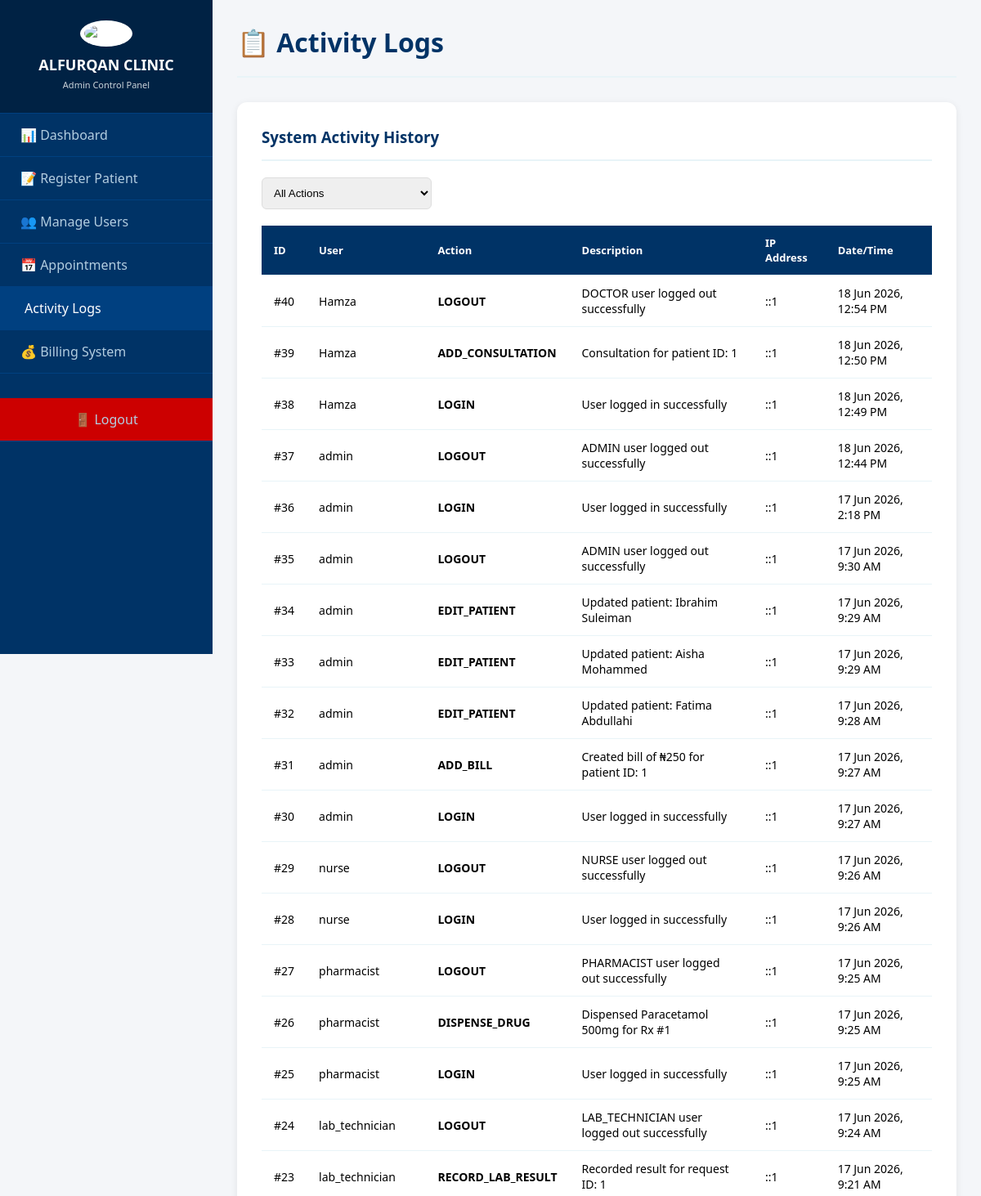
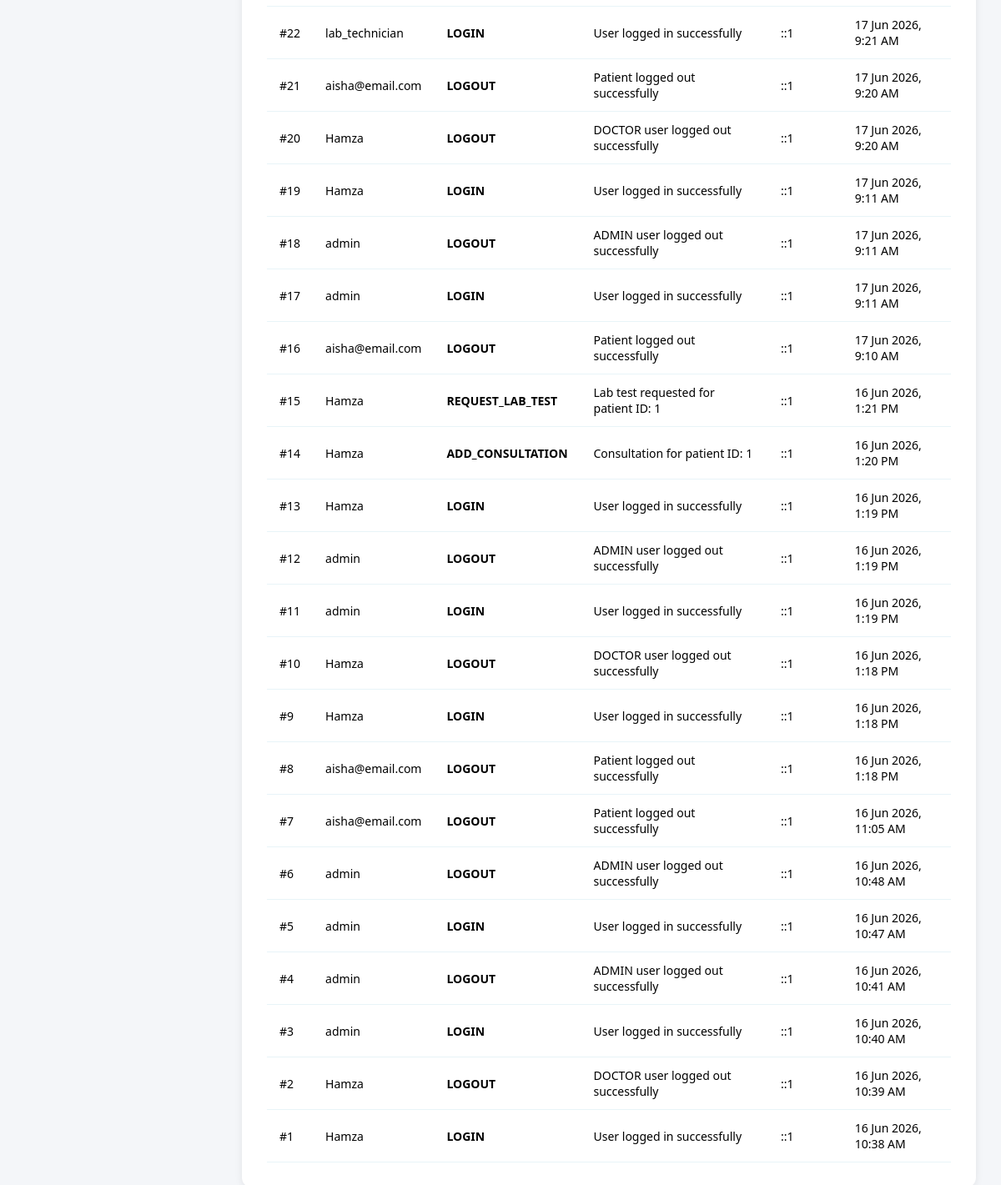
The page /admin/activity_logs.php (signed in) on the database its author committed (2 pictures, top to bottom).
### tables this page shows
CREATE TABLE `activity_logs` (
  `id` int(11) NOT NULL,
  `user_id` int(11) DEFAULT NULL,
  `username` varchar(50) DEFAULT NULL,
  `action` varchar(100) DEFAULT NULL,
  `description` text DEFAULT NULL,
  `ip_address` varchar(45) DEFAULT NULL,
  `created_at` timestamp NOT NULL DEFAULT current_timestamp()
);

### admin/activity_logs.php (the view, shortened to what this page needs)
<?php
include '../config/db.php';
$query = "SELECT * FROM activity_logs WHERE 1=1";
$query .= " ORDER BY created_at DESC LIMIT 100";
$logs = $conn->query($query);
?>
<!DOCTYPE html>
<html lang="en">
<head>
</head>
<body>
    <div class="sidebar">
        <div class="sidebar-header">
            <img src="../assets/logo.png" alt="Logo">
            <h2>ALFURQAN CLINIC</h2><small>Admin Control Panel</small>
        </div>
        <div class="sidebar-menu">
            <a href="dashboard.php">📊 Dashboard</a>
            <a href="register_patient.php">📝 Register Patient</a>
            <a href="manage_users.php">👥 Manage Users</a>
            <a href="appointments.php">📅 Appointments</a>
            <a href="activity_logs.php" class="active"> Activity Logs</a>
            <a href="billing.php">💰 Billing System</a>
            <a href="../logout.php" class="logout-btn">🚪 Logout</a>
        </div>
    </div>
    <div class="main-content">
        <div class="header"><h1>📋 Activity Logs</h1></div>
        <div class="card">
            <h3>System Activity History</h3>
            <div class="filter-bar">
                <form method="GET" style="display:flex; gap:10px;">
                    <select name="action" onchange="this.form.submit()">
                        <option value="">All Actions</option>
                    </select>
                </form>
            </div>
            <table>
                <thead><tr><th>ID</th><th>User</th><th>Action</th><th>Description</th><th>IP Address</th><th>Date/Time</th></tr></thead>
                <tbody>
                    <?php while($log = $logs->fetch_assoc()): ?>
                    <tr>
                        <td>#<?php echo $log['id']; ?></td>
                        <td><?php echo htmlspecialchars($log['username']); ?></td>
                        <td><strong><?php echo $log['action']; ?></strong></td>
                        <td><?php echo htmlspecialchars($log['description']); ?></td>
                        <td><?php echo $log['ip_address']; ?></td>
                        <td><?php echo date('d M Y, g:i A', strtotime($log['created_at'])); ?></td>
                    </tr>
                    <?php endwhile; ?>
                </tbody>
            </table>
        </div>
    </div>
</body>
</html>

### admin/activity_logs.php (style rules this page uses)
* { margin: 0; padding: 0; box-sizing: border-box; }
body { font-family: 'Segoe UI', sans-serif; background: #f4f6f9; display: flex; }
.sidebar { width: 260px; background: #003366; color: white; height: 100vh; position: fixed; }
.sidebar-header { text-align: center; padding: 25px 20px; border-bottom: 1px solid #004080; background: #002244; }
.sidebar-header img { width: 70px; height: 70px; margin-bottom: 10px; background: white; border-radius: 50%; padding: 5px; }
.sidebar-header h2 { font-size: 18px; }
.sidebar-header small { font-size: 11px; opacity: 0.8; }
.sidebar-menu a { display: flex; align-items: center; gap: 15px; padding: 15px 25px; color: #b3cde0; text-decoration: none; border-bottom: 1px solid #004080; transition: 0.3s; }
.sidebar-menu a:hover, .sidebar-menu a.active { background: #004080; color: white; padding-left: 30px; }
.logout-btn { background: #cc0000 !important; justify-content: center; margin-top: 30px; }
.main-content { margin-left: 260px; padding: 30px; width: calc(100% - 260px); }
.header { display: flex; justify-content: space-between; margin-bottom: 30px; padding-bottom: 20px; border-bottom: 2px solid #e8f4f8; }
.header h1 { color: #003366; }
.card { background: white; padding: 30px; border-radius: 12px; box-shadow: 0 2px 10px rgba(0,0,0,0.08); }
.card h3 { color: #003366; margin-bottom: 20px; border-bottom: 2px solid #e8f4f8; padding-bottom: 15px; }
.filter-bar { margin-bottom: 20px; }
.filter-bar select { padding: 10px; border: 1px solid #ddd; border-radius: 6px; }
table { width: 100%; border-collapse: collapse; }
th, td { padding: 12px 15px; text-align: left; border-bottom: 1px solid #e8f4f8; font-size: 14px; }
th { background: #003366; color: white; font-size: 13px; }

### rows shown on the page
activity_logs: id "40", username "Hamza", action "LOGOUT", description "DOCTOR user logged out successfully", ip_address "::1", created_at "18 Jun 2026, 12:54 PM"
activity_logs: id "39", username "Hamza", action "ADD_CONSULTATION", description "Consultation for patient ID: 1", ip_address "::1", created_at "18 Jun 2026, 12:50 PM"
activity_logs: id "38", username "Hamza", action "LOGIN", description "User logged in successfully", ip_address "::1", created_at "18 Jun 2026, 12:49 PM"
activity_logs: id "37", username "admin", action "LOGOUT", description "ADMIN user logged out successfully", ip_address "::1", created_at "18 Jun 2026, 12:44 PM"
activity_logs: id "36", username "admin", action "LOGIN", description "User logged in successfully", ip_address "::1", created_at "17 Jun 2026, 2:18 PM"
activity_logs: id "35", username "admin", action "LOGOUT", description "ADMIN user logged out successfully", ip_address "::1", created_at "17 Jun 2026, 9:30 AM"
activity_logs: id "34", username "admin", action "EDIT_PATIENT", description "Updated patient: Ibrahim Suleiman", ip_address "::1", created_at "17 Jun 2026, 9:29 AM"
activity_logs: id "33", username "admin", action "EDIT_PATIENT", description "Updated patient: Aisha Mohammed", ip_address "::1", created_at "17 Jun 2026, 9:29 AM"
activity_logs: id "32", username "admin", action "EDIT_PATIENT", description "Updated patient: Fatima Abdullahi", ip_address "::1", created_at "17 Jun 2026, 9:28 AM"
activity_logs: id "31", username "admin", action "ADD_BILL", description "Created bill of ₦250 for patient ID: 1", ip_address "::1", created_at "17 Jun 2026, 9:27 AM"
activity_logs: id "30", username "admin", action "LOGIN", description "User logged in successfully", ip_address "::1", created_at "17 Jun 2026, 9:27 AM"
activity_logs: id "29", username "nurse", action "LOGOUT", description "NURSE user logged out successfully", ip_address "::1", created_at "17 Jun 2026, 9:26 AM"
activity_logs: id "28", username "nurse", action "LOGIN", description "User logged in successfully", ip_address "::1", created_at "17 Jun 2026, 9:26 AM"
activity_logs: id "27", username "pharmacist", action "LOGOUT", description "PHARMACIST user logged out successfully", ip_address "::1", created_at "17 Jun 2026, 9:25 AM"
activity_logs: id "26", username "pharmacist", action "DISPENSE_DRUG", description "Dispensed Paracetamol 500mg for Rx #1", ip_address "::1", created_at "17 Jun 2026, 9:25 AM"
activity_logs: id "25", username "pharmacist", action "LOGIN", description "User logged in successfully", ip_address "::1", created_at "17 Jun 2026, 9:25 AM"
activity_logs: id "24", username "lab_technician", action "LOGOUT", description "LAB_TECHNICIAN user logged out successfully", ip_address "::1", created_at "17 Jun 2026, 9:24 AM"
activity_logs: id "23", username "lab_technician", action "RECORD_LAB_RESULT", description "Recorded result for request ID: 1", ip_address "::1", created_at "17 Jun 2026, 9:21 AM"
activity_logs: id "22", username "lab_technician", action "LOGIN", description "User logged in successfully", ip_address "::1", created_at "17 Jun 2026, 9:21 AM"
activity_logs: id "21", username "aisha@email.com", action "LOGOUT", description "Patient logged out successfully", ip_address "::1", created_at "17 Jun 2026, 9:20 AM"
activity_logs: id "20", username "Hamza", action "LOGOUT", description "DOCTOR user logged out successfully", ip_address "::1", created_at "17 Jun 2026, 9:20 AM"
activity_logs: id "19", username "Hamza", action "LOGIN", description "User logged in successfully", ip_address "::1", created_at "17 Jun 2026, 9:11 AM"
activity_logs: id "18", username "admin", action "LOGOUT", description "ADMIN user logged out successfully", ip_address "::1", created_at "17 Jun 2026, 9:11 AM"
activity_logs: id "17", username "admin", action "LOGIN", description "User logged in successfully", ip_address "::1", created_at "17 Jun 2026, 9:11 AM"
activity_logs: id "16", username "aisha@email.com", action "LOGOUT", description "Patient logged out successfully", ip_address "::1", created_at "17 Jun 2026, 9:10 AM"
activity_logs: id "15", username "Hamza", action "REQUEST_LAB_TEST", description "Lab test requested for patient ID: 1", ip_address "::1", created_at "16 Jun 2026, 1:21 PM"
activity_logs: id "14", username "Hamza", action "ADD_CONSULTATION", description "Consultation for patient ID: 1", ip_address "::1", created_at "16 Jun 2026, 1:20 PM"
activity_logs: id "13", username "Hamza", action "LOGIN", description "User logged in successfully", ip_address "::1", created_at "16 Jun 2026, 1:19 PM"
activity_logs: id "12", username "admin", action "LOGOUT", description "ADMIN user logged out successfully", ip_address "::1", created_at "16 Jun 2026, 1:19 PM"
activity_logs: id "11", username "admin", action "LOGIN", description "User logged in successfully", ip_address "::1", created_at "16 Jun 2026, 1:19 PM"
activity_logs: id "10", username "Hamza", action "LOGOUT", description "DOCTOR user logged out successfully", ip_address "::1", created_at "16 Jun 2026, 1:18 PM"
activity_logs: id "9", username "Hamza", action "LOGIN", description "User logged in successfully", ip_address "::1", created_at "16 Jun 2026, 1:18 PM"
activity_logs: id "8", username "aisha@email.com", action "LOGOUT", description "Patient logged out successfully", ip_address "::1", created_at "16 Jun 2026, 1:18 PM"
activity_logs: id "7", username "aisha@email.com", action "LOGOUT", description "Patient logged out successfully", ip_address "::1", created_at "16 Jun 2026, 11:05 AM"
activity_logs: id "6", username "admin", action "LOGOUT", description "ADMIN user logged out successfully", ip_address "::1", created_at "16 Jun 2026, 10:48 AM"
activity_logs: id "5", username "admin", action "LOGIN", description "User logged in successfully", ip_address "::1", created_at "16 Jun 2026, 10:47 AM"
activity_logs: id "4", username "admin", action "LOGOUT", description "ADMIN user logged out successfully", ip_address "::1", created_at "16 Jun 2026, 10:41 AM"
activity_logs: id "3", username "admin", action "LOGIN", description "User logged in successfully", ip_address "::1", created_at "16 Jun 2026, 10:40 AM"
activity_logs: id "2", username "Hamza", action "LOGOUT", description "DOCTOR user logged out successfully", ip_address "::1", created_at "16 Jun 2026, 10:39 AM"
activity_logs: id "1", username "Hamza", action "LOGIN", description "User logged in successfully", ip_address "::1", created_at "16 Jun 2026, 10:38 AM"
